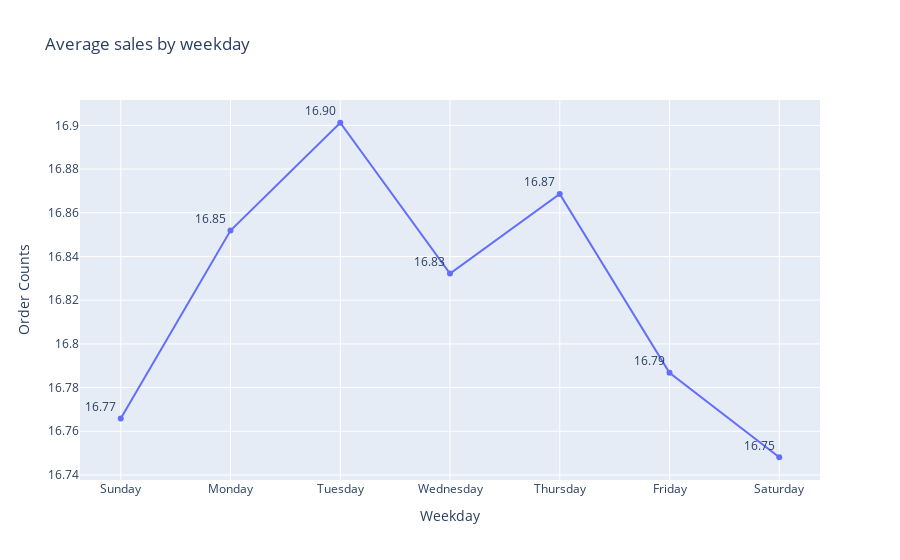

Write notebook code for a chart like this one.
### Markdown cell above
Average sales is high on Tuesdays and Thursdays.

### Code cell
days = ['Sunday', 'Monday', 'Tuesday', 'Wednesday', 'Thursday', 'Friday', 'Saturday']
a = pizza_order.groupby(by=pizza_order.index.day_name())['total'].mean().reindex(days)
trace = px.line(a,
    x=a.index,
    y=a.values,
    markers=True,
    text=a.values, width=900,
    labels={'date_time':'Weekday', 'y':'Order Counts'},
    title='Average sales by weekday'
)
trace.update_traces(texttemplate="%{text:.4s}", textposition='top left')

### Figure 1 — Plotly figure (JSON) as saved in the notebook; plotly's stock layout.template omitted (floating-point values rounded to 4 significant figures)
{"data": [{"hovertemplate": "Weekday=%{x}<br>Order Counts=%{y}<br>text=%{text}<extra></extra>", "legendgroup": "", "line": {"color": "#636efa", "dash": "solid"}, "marker": {"symbol": "circle"}, "mode": "text+lines+markers", "name": "", "orientation": "v", "showlegend": false, "text": [16.77, 16.85, 16.9, 16.83, 16.87, 16.79, 16.75], "textposition": "top left", "texttemplate": "%{text:.4s}", "type": "scatter", "x": ["Sunday", "Monday", "Tuesday", "Wednesday", "Thursday", "Friday", "Saturday"], "xaxis": "x", "y": [16.77, 16.85, 16.9, 16.83, 16.87, 16.79, 16.75], "yaxis": "y"}], "layout": {"legend": {"tracegroupgap": 0}, "title": {"text": "Average sales by weekday"}, "width": 900, "xaxis": {"anchor": "y", "domain": [0, 1], "title": {"text": "Weekday"}}, "yaxis": {"anchor": "x", "domain": [0, 1], "title": {"text": "Order Counts"}}}}
